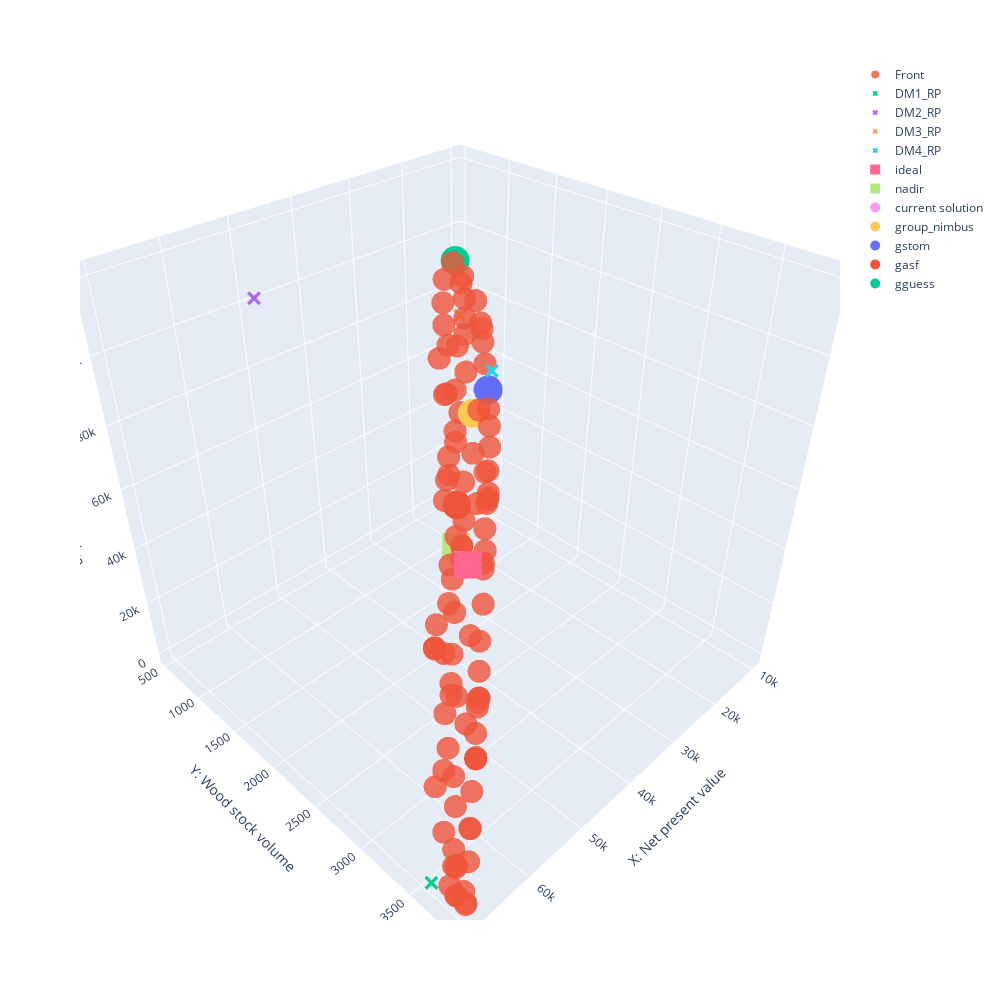

The notebook cell saved with this chart:
### Code cell
rps = dict_of_rps_to_list_of_rps(reference_points)
rp_arr = np.array([[col["f_1"], col["f_2"],col["f_3"]] for col in rps])

ideals = dict_of_rps_to_list_of_rps(ideal)
nadirs = dict_of_rps_to_list_of_rps(nadir)

plot_solutions = [next_current_solution, gnimbus, gstom, gasf, gguess]
keys = ["f_1", "f_2", "f_3"]
namelist = ["current solution", "group_nimbus", "gstom", "gasf", "gguess"]

#visu_3d(plot_solutions, rp_arr, keys, namelist, ideals, nadirs, saved_solutions, None)
# See PF
visu_3d(plot_solutions, rp_arr, keys, namelist, ideals, nadirs, saved_solutions, evaluated_points)

### Figure 1 — Plotly figure (JSON) as saved in the notebook; plotly's stock layout.template omitted (floating-point values rounded to 4 significant figures)
{"data": [{"hovertemplate": "<extra></extra>", "legendgroup": "", "marker": {"color": "#636efa", "symbol": "circle"}, "mode": "markers", "name": "", "scene": "scene", "showlegend": false, "type": "scatter3d"}, {"marker": {"symbol": "circle"}, "mode": "markers", "name": "Front", "opacity": 0.8, "type": "scatter3d", "x": [34500.0, 68900.0, 61870.0, 60410.0, 43750.0, 43570.0, 22850.0, 30860.0, 32490.0, 52810.0, 53830.0, 68990.0, 68990.0, 68980.0, 35620.0, 37790.0, 65840.0, 25280.0, 48020.0, 48890.0, 49080.0, 27510.0, 66300.0, 56670.0, 56850.0, 39540.0, 58000.0, 39180.0, 56100.0, 29360.0, 68720.0, 40080.0, 63500.0, 33050.0, 46280.0, 46180.0, 46660.0, 46120.0, 27760.0, 35320.0, 35150.0, 27310.0, 51940.0, 29450.0, 42310.0, 51870.0, 64220.0, 64240.0, 50770.0, 41390.0, 58370.0, 54090.0, 55830.0, 45730.0, 24830.0, 35000.0, 38700.0, 51140.0, 63670.0, 41340.0, 55490.0, 41840.0, 56170.0, 41260.0, 32480.0, 25290.0, 68240.0, 40750.0, 41940.0, 59500.0, 30720.0, 46980.0, 28900.0, 59500.0, 59500.0, 62030.0, 23460.0, 59500.0, 54540.0, 57980.0, 55490.0, 27920.0, 34050.0, 66350.0, 67330.0, 54420.0, 41440.0, 36090.0, 37270.0, 67360.0, 54510.0, 59410.0, 31010.0, 44210.0, 61920.0, 67190.0, 45290.0, 26210.0, 54600.0, 38640.0], "y": [1844.0, 3856.0, 3523.0, 3217.0, 2655.0, 2240.0, 1169.0, 1956.0, 1562.0, 2676.0, 3151.0, 3770.0, 3770.0, 3859.0, 2258.0, 2028.0, 3481.0, 1554.0, 2545.0, 2616.0, 2929.0, 1323.0, 3737.0, 3092.0, 3049.0, 2428.0, 3346.0, 2436.0, 3006.0, 1665.0, 3699.0, 2087.0, 3266.0, 2074.0, 2778.0, 2561.0, 2797.0, 2559.0, 1757.0, 1779.0, 1790.0, 1717.0, 2963.0, 1441.0, 2500.0, 3048.0, 3635.0, 3639.0, 2685.0, 2552.0, 3073.0, 2903.0, 3246.0, 2479.0, 1371.0, 2118.0, 2261.0, 2764.0, 3469.0, 2311.0, 3240.0, 2569.0, 3262.0, 2549.0, 1845.0, 1213.0, 3801.0, 2526.0, 2170.0, 3429.0, 1658.0, 2605.0, 1827.0, 3429.0, 3429.0, 3267.0, 1314.0, 3429.0, 2754.0, 3253.0, 3240.0, 1584.0, 2165.0, 3603.0, 3678.0, 2842.0, 2165.0, 1984.0, 2350.0, 3658.0, 2753.0, 3426.0, 1574.0, 2474.0, 3355.0, 3675.0, 2742.0, 1484.0, 2760.0, 2080.0], "z": [80830.0, 518.7, 17580.0, 21490.0, 59970.0, 60940.0, 102800.0, 87530.0, 85030.0, 39550.0, 36690.0, 338.1, 338.1, 267.5, 77020.0, 73730.0, 8184.0, 97310.0, 50730.0, 48670.0, 47510.0, 95380.0, 6828.0, 30610.0, 30170.0, 69240.0, 26660.0, 69500.0, 32000.0, 91400.0, 986.1, 68660.0, 14020.0, 83150.0, 54180.0, 55060.0, 53170.0, 55200.0, 93100.0, 79140.0, 79430.0, 94010.0, 41510.0, 91430.0, 63470.0, 41590.0, 11930.0, 11910.0, 44350.0, 64650.0, 26530.0, 36630.0, 31440.0, 56150.0, 100100.0, 79200.0, 71450.0, 43620.0, 13510.0, 65840.0, 32260.0, 64280.0, 30710.0, 65040.0, 84740.0, 99710.0, 1596.0, 65690.0, 64590.0, 22450.0, 88720.0, 53070.0, 90840.0, 22450.0, 22450.0, 17580.0, 100700.0, 22450.0, 35700.0, 27330.0, 32260.0, 94240.0, 79510.0, 6782.0, 4526.0, 35850.0, 65670.0, 77300.0, 73540.0, 4375.0, 35750.0, 22720.0, 88100.0, 59500.0, 17850.0, 4915.0, 56410.0, 97730.0, 35550.0, 71840.0]}, {"marker": {"size": 5, "symbol": "x"}, "mode": "markers", "name": "DM1_RP", "showlegend": true, "type": "scatter3d", "x": [70000], "y": [3600], "z": [1000]}, {"marker": {"size": 5, "symbol": "x"}, "mode": "markers", "name": "DM2_RP", "showlegend": true, "type": "scatter3d", "x": [60000], "y": [1500], "z": [120000]}, {"marker": {"size": 5, "symbol": "x"}, "mode": "markers", "name": "DM3_RP", "showlegend": true, "type": "scatter3d", "x": [10000], "y": [543], "z": [70000]}, {"marker": {"size": 5, "symbol": "x"}, "mode": "markers", "name": "DM4_RP", "showlegend": true, "type": "scatter3d", "x": [40000], "y": [2500], "z": [100000]}, {"marker": {"size": 10, "symbol": "square"}, "mode": "markers", "name": "ideal", "showlegend": true, "type": "scatter3d", "x": [69120.0], "y": [3867.0], "z": [103000.0]}, {"marker": {"size": 10, "symbol": "square"}, "mode": "markers", "name": "nadir", "showlegend": true, "type": "scatter3d", "x": [22250.0], "y": [1163.0], "z": [0]}, {"marker": {"size": 10, "symbol": "circle"}, "mode": "markers", "name": "current solution", "showlegend": true, "type": "scatter3d", "x": [35570.0], "y": [2082.0], "z": [78180.0]}, {"marker": {"size": 10, "symbol": "circle"}, "mode": "markers", "name": "group_nimbus", "showlegend": true, "type": "scatter3d", "x": [35570.0], "y": [2082.0], "z": [78180.0]}, {"marker": {"size": 10, "symbol": "circle"}, "mode": "markers", "name": "gstom", "showlegend": true, "type": "scatter3d", "x": [32780.0], "y": [2091.0], "z": [83150.0]}, {"marker": {"size": 10, "symbol": "circle"}, "mode": "markers", "name": "gasf", "showlegend": true, "type": "scatter3d", "x": [43350.0], "y": [2353.0], "z": [61410.0]}, {"marker": {"size": 10, "symbol": "circle"}, "mode": "markers", "name": "gguess", "showlegend": true, "type": "scatter3d", "x": [22250.0], "y": [1163.0], "z": [103000.0]}], "layout": {"height": 1000, "legend": {"tracegroupgap": 0}, "margin": {"t": 60}, "scene": {"domain": {"x": [0, 1], "y": [0, 1]}, "xaxis": {"title": {"text": "X: Net present value"}}, "yaxis": {"title": {"text": "Y: Wood stock volume"}}, "zaxis": {"title": {"text": "Z: Harvest value"}}}, "width": 1000}}
